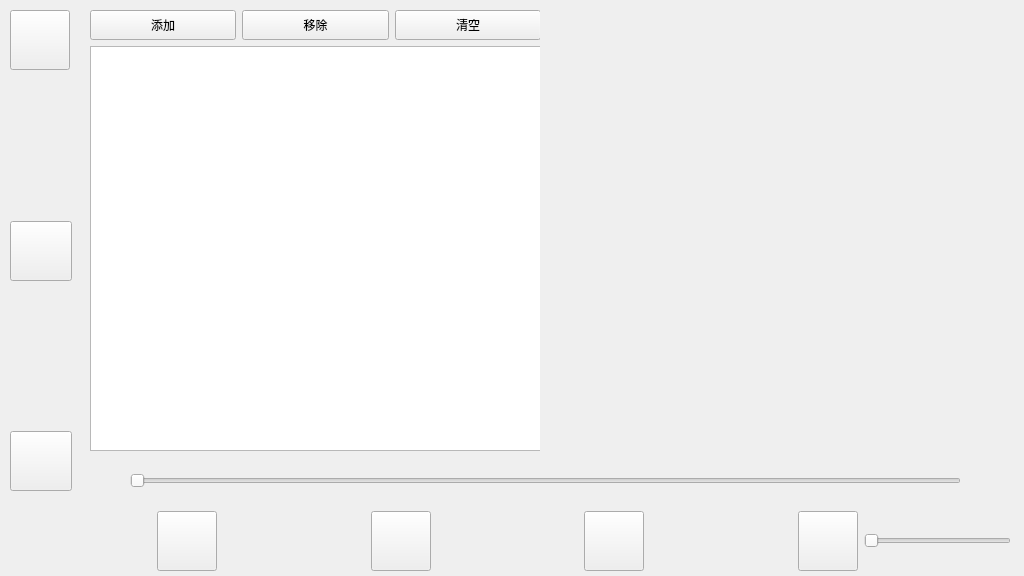
<?xml version="1.0" encoding="UTF-8"?>
<ui version="4.0">
 <class>MusicPage</class>
 <widget class="QWidget" name="MusicPage">
  <property name="geometry">
   <rect>
    <x>0</x>
    <y>0</y>
    <width>1024</width>
    <height>576</height>
   </rect>
  </property>
  <property name="windowTitle">
   <string>Form</string>
  </property>
  <widget class="QWidget" name="horizontalLayoutWidget">
   <property name="geometry">
    <rect>
     <x>10</x>
     <y>510</y>
     <width>1001</width>
     <height>62</height>
    </rect>
   </property>
   <layout class="QHBoxLayout" name="horizontalLayout">
    <item>
     <spacer name="horizontalSpacer_3">
      <property name="orientation">
       <enum>Qt::Orientation::Horizontal</enum>
      </property>
      <property name="sizeHint" stdset="0">
       <size>
        <width>40</width>
        <height>20</height>
       </size>
      </property>
     </spacer>
    </item>
    <item>
     <widget class="QPushButton" name="previousBtn">
      <property name="minimumSize">
       <size>
        <width>60</width>
        <height>60</height>
       </size>
      </property>
      <property name="text">
       <string/>
      </property>
      <property name="icon">
       <iconset theme="QIcon::ThemeIcon::GoPrevious"/>
      </property>
      <property name="iconSize">
       <size>
        <width>20</width>
        <height>20</height>
       </size>
      </property>
     </widget>
    </item>
    <item>
     <spacer name="horizontalSpacer_2">
      <property name="orientation">
       <enum>Qt::Orientation::Horizontal</enum>
      </property>
      <property name="sizeHint" stdset="0">
       <size>
        <width>40</width>
        <height>20</height>
       </size>
      </property>
     </spacer>
    </item>
    <item>
     <widget class="QPushButton" name="playBtn">
      <property name="minimumSize">
       <size>
        <width>60</width>
        <height>60</height>
       </size>
      </property>
      <property name="text">
       <string/>
      </property>
      <property name="icon">
       <iconset theme="QIcon::ThemeIcon::MediaPlaybackStart"/>
      </property>
      <property name="iconSize">
       <size>
        <width>20</width>
        <height>20</height>
       </size>
      </property>
     </widget>
    </item>
    <item>
     <spacer name="horizontalSpacer">
      <property name="orientation">
       <enum>Qt::Orientation::Horizontal</enum>
      </property>
      <property name="sizeHint" stdset="0">
       <size>
        <width>40</width>
        <height>20</height>
       </size>
      </property>
     </spacer>
    </item>
    <item>
     <widget class="QPushButton" name="nextBtn">
      <property name="minimumSize">
       <size>
        <width>60</width>
        <height>60</height>
       </size>
      </property>
      <property name="text">
       <string/>
      </property>
      <property name="icon">
       <iconset theme="QIcon::ThemeIcon::GoNext"/>
      </property>
      <property name="iconSize">
       <size>
        <width>20</width>
        <height>20</height>
       </size>
      </property>
     </widget>
    </item>
    <item>
     <spacer name="horizontalSpacer_4">
      <property name="orientation">
       <enum>Qt::Orientation::Horizontal</enum>
      </property>
      <property name="sizeHint" stdset="0">
       <size>
        <width>40</width>
        <height>20</height>
       </size>
      </property>
     </spacer>
    </item>
    <item>
     <widget class="QPushButton" name="volumeBtn">
      <property name="minimumSize">
       <size>
        <width>60</width>
        <height>60</height>
       </size>
      </property>
      <property name="text">
       <string/>
      </property>
      <property name="icon">
       <iconset theme="QIcon::ThemeIcon::AudioVolumeHigh"/>
      </property>
      <property name="iconSize">
       <size>
        <width>20</width>
        <height>20</height>
       </size>
      </property>
     </widget>
    </item>
    <item>
     <widget class="QSlider" name="volumeSlider">
      <property name="orientation">
       <enum>Qt::Orientation::Horizontal</enum>
      </property>
     </widget>
    </item>
   </layout>
  </widget>
  <widget class="QWidget" name="verticalLayoutWidget">
   <property name="geometry">
    <rect>
     <x>10</x>
     <y>10</y>
     <width>62</width>
     <height>481</height>
    </rect>
   </property>
   <layout class="QVBoxLayout" name="verticalLayout">
    <property name="sizeConstraint">
     <enum>QLayout::SizeConstraint::SetDefaultConstraint</enum>
    </property>
    <item>
     <widget class="QPushButton" name="backToHome">
      <property name="sizePolicy">
       <sizepolicy hsizetype="Minimum" vsizetype="Minimum">
        <horstretch>0</horstretch>
        <verstretch>0</verstretch>
       </sizepolicy>
      </property>
      <property name="minimumSize">
       <size>
        <width>60</width>
        <height>60</height>
       </size>
      </property>
      <property name="maximumSize">
       <size>
        <width>60</width>
        <height>60</height>
       </size>
      </property>
      <property name="layoutDirection">
       <enum>Qt::LayoutDirection::LeftToRight</enum>
      </property>
      <property name="text">
       <string/>
      </property>
      <property name="icon">
       <iconset theme="QIcon::ThemeIcon::EditUndo"/>
      </property>
      <property name="iconSize">
       <size>
        <width>20</width>
        <height>20</height>
       </size>
      </property>
     </widget>
    </item>
    <item>
     <spacer name="verticalSpacer">
      <property name="orientation">
       <enum>Qt::Orientation::Vertical</enum>
      </property>
      <property name="sizeHint" stdset="0">
       <size>
        <width>20</width>
        <height>40</height>
       </size>
      </property>
     </spacer>
    </item>
    <item>
     <widget class="QPushButton" name="musicListBtn">
      <property name="minimumSize">
       <size>
        <width>60</width>
        <height>60</height>
       </size>
      </property>
      <property name="text">
       <string/>
      </property>
      <property name="iconSize">
       <size>
        <width>20</width>
        <height>20</height>
       </size>
      </property>
     </widget>
    </item>
    <item>
     <spacer name="verticalSpacer_2">
      <property name="orientation">
       <enum>Qt::Orientation::Vertical</enum>
      </property>
      <property name="sizeHint" stdset="0">
       <size>
        <width>20</width>
        <height>40</height>
       </size>
      </property>
     </spacer>
    </item>
    <item>
     <widget class="QPushButton" name="musicBtn">
      <property name="minimumSize">
       <size>
        <width>60</width>
        <height>60</height>
       </size>
      </property>
      <property name="text">
       <string/>
      </property>
      <property name="iconSize">
       <size>
        <width>20</width>
        <height>20</height>
       </size>
      </property>
     </widget>
    </item>
   </layout>
  </widget>
  <widget class="QStackedWidget" name="stackedWidget">
   <property name="geometry">
    <rect>
     <x>90</x>
     <y>10</y>
     <width>450</width>
     <height>441</height>
    </rect>
   </property>
   <property name="currentIndex">
    <number>0</number>
   </property>
   <widget class="QWidget" name="musicListPage">
    <widget class="QWidget" name="layoutWidget">
     <property name="geometry">
      <rect>
       <x>0</x>
       <y>0</y>
       <width>451</width>
       <height>441</height>
      </rect>
     </property>
     <layout class="QVBoxLayout" name="verticalLayout_2">
      <item>
       <layout class="QHBoxLayout" name="horizontalLayout_3">
        <item>
         <widget class="QPushButton" name="addBtn">
          <property name="minimumSize">
           <size>
            <width>0</width>
            <height>30</height>
           </size>
          </property>
          <property name="text">
           <string>添加</string>
          </property>
          <property name="icon">
           <iconset theme="QIcon::ThemeIcon::ListAdd">
            <normaloff>:/images/images/316.bmp</normaloff>:/images/images/316.bmp</iconset>
          </property>
         </widget>
        </item>
        <item>
         <widget class="QPushButton" name="removeBtn">
          <property name="minimumSize">
           <size>
            <width>0</width>
            <height>30</height>
           </size>
          </property>
          <property name="text">
           <string>移除</string>
          </property>
          <property name="icon">
           <iconset theme="QIcon::ThemeIcon::ListRemove">
            <normaloff>:/images/images/318.bmp</normaloff>:/images/images/318.bmp</iconset>
          </property>
         </widget>
        </item>
        <item>
         <widget class="QPushButton" name="clearBtn">
          <property name="minimumSize">
           <size>
            <width>0</width>
            <height>30</height>
           </size>
          </property>
          <property name="text">
           <string>清空</string>
          </property>
          <property name="icon">
           <iconset theme="QIcon::ThemeIcon::EditDelete">
            <normaloff>:/images/images/214.bmp</normaloff>:/images/images/214.bmp</iconset>
          </property>
         </widget>
        </item>
       </layout>
      </item>
      <item>
       <widget class="QListWidget" name="musicList">
        <property name="editTriggers">
         <set>QAbstractItemView::EditTrigger::NoEditTriggers</set>
        </property>
        <property name="dragEnabled">
         <bool>true</bool>
        </property>
        <property name="dragDropMode">
         <enum>QAbstractItemView::DragDropMode::InternalMove</enum>
        </property>
       </widget>
      </item>
     </layout>
    </widget>
   </widget>
   <widget class="QWidget" name="page_2"/>
  </widget>
  <widget class="QSlider" name="musicSlider">
   <property name="geometry">
    <rect>
     <x>130</x>
     <y>470</y>
     <width>831</width>
     <height>21</height>
    </rect>
   </property>
   <property name="orientation">
    <enum>Qt::Orientation::Horizontal</enum>
   </property>
  </widget>
  <widget class="QLabel" name="nowTime">
   <property name="geometry">
    <rect>
     <x>80</x>
     <y>470</y>
     <width>31</width>
     <height>21</height>
    </rect>
   </property>
   <property name="text">
    <string/>
   </property>
  </widget>
  <widget class="QLabel" name="allTime">
   <property name="geometry">
    <rect>
     <x>980</x>
     <y>470</y>
     <width>31</width>
     <height>21</height>
    </rect>
   </property>
   <property name="text">
    <string/>
   </property>
  </widget>
  <widget class="QLabel" name="label">
   <property name="geometry">
    <rect>
     <x>560</x>
     <y>10</y>
     <width>451</width>
     <height>441</height>
    </rect>
   </property>
   <property name="text">
    <string/>
   </property>
  </widget>
 </widget>
 <resources/>
 <connections/>
</ui>
